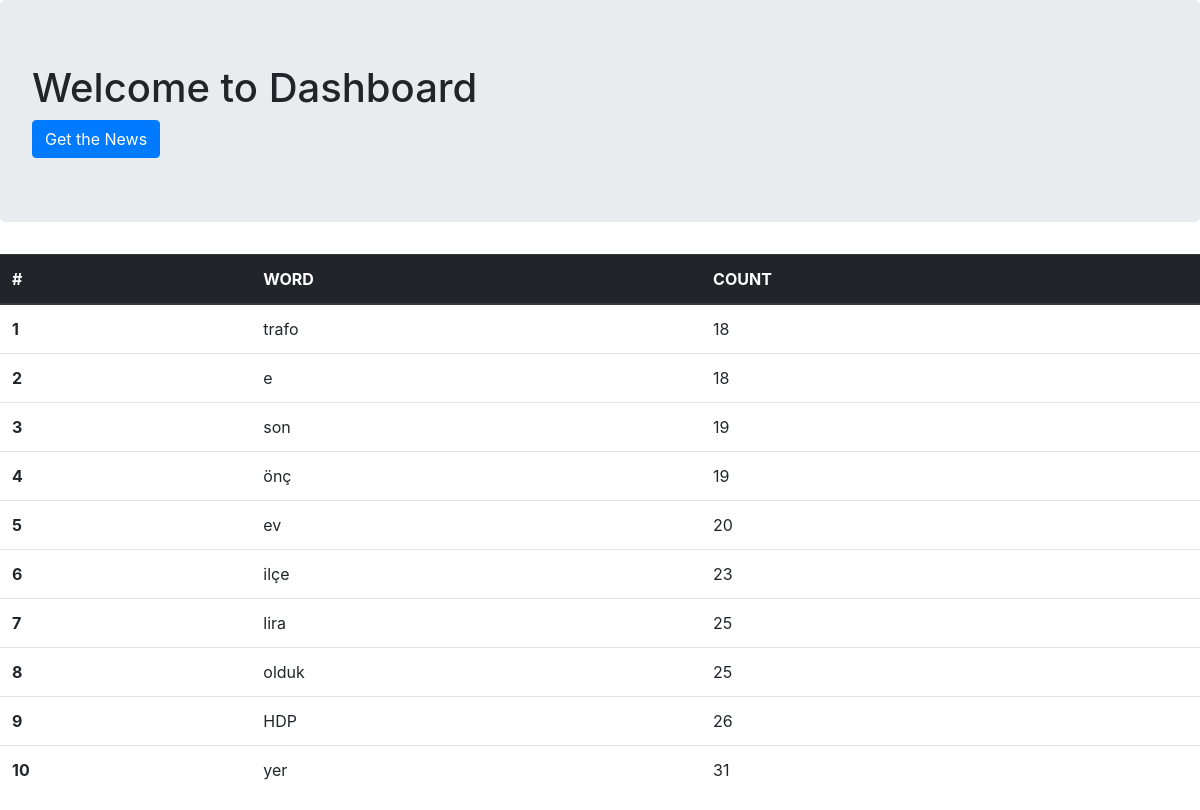
/home/, run on the app's committed database.
### news/models.py (models this page shows, shortened)
class WordAndCount(models.Model):
    word = models.CharField(max_length=120)
    count = models.IntegerField()

### news/views.py (the view)
# urls.py: path('home/', word_count_list, name='home'),
def word_count_list(request):
    all_words_and_counts = WordAndCount.objects.all().order_by('-id')[:10]
    context = {
        'object_list': all_words_and_counts
    }
    return render(request, "news/home.html", context)

### news/templates/news/home.html (shortened to what this page needs)
<!DOCTYPE html>
<html>
<head>
<link rel="stylesheet" href="https://stackpath.bootstrapcdn.com/bootstrap/4.1.2/css/bootstrap.min.css" integrity=
	"sha384-Smlep5jCw/wG7hdkwQ/Z5nLIefveQRIY9nfy6xoR1uRYBtpZgI6339F5dgvm/e9B">
</head>
<body>
    <div class="jumbotron">
        <h1>Welcome to Dashboard</h1>
            <form method="POST" action="{% url 'news:scrape_url' %}">
                <button type="submit" class="btn btn-primary">Get the News</button>
            </form>
    </div>
    <table class="table">
        <thead class="thead-dark">
          <tr>
            <th scope="col">#</th>
            <th scope="col">WORD</th>
            <th scope="col">COUNT</th>
          </tr>
        </thead>
        <tbody>
                {% for object in object_list %}
                <tr>
                    <th scope="row">{{ forloop.counter }}</th>
                    <td>{{ object.word }}</td>
                    <td>{{ object.count }}</td>
                </tr>
                {% endfor %}
            </tbody>
        </table>
</body>
</html>

### data on the page
WordAndCount: word "trafo", count "18"
WordAndCount: word "e", count "18"
WordAndCount: word "son", count "19"
WordAndCount: word "önç", count "19"
WordAndCount: word "ev", count "20"
WordAndCount: word "ilçe", count "23"
WordAndCount: word "lira", count "25"
WordAndCount: word "olduk", count "25"
WordAndCount: word "HDP", count "26"
WordAndCount: word "yer", count "31"
